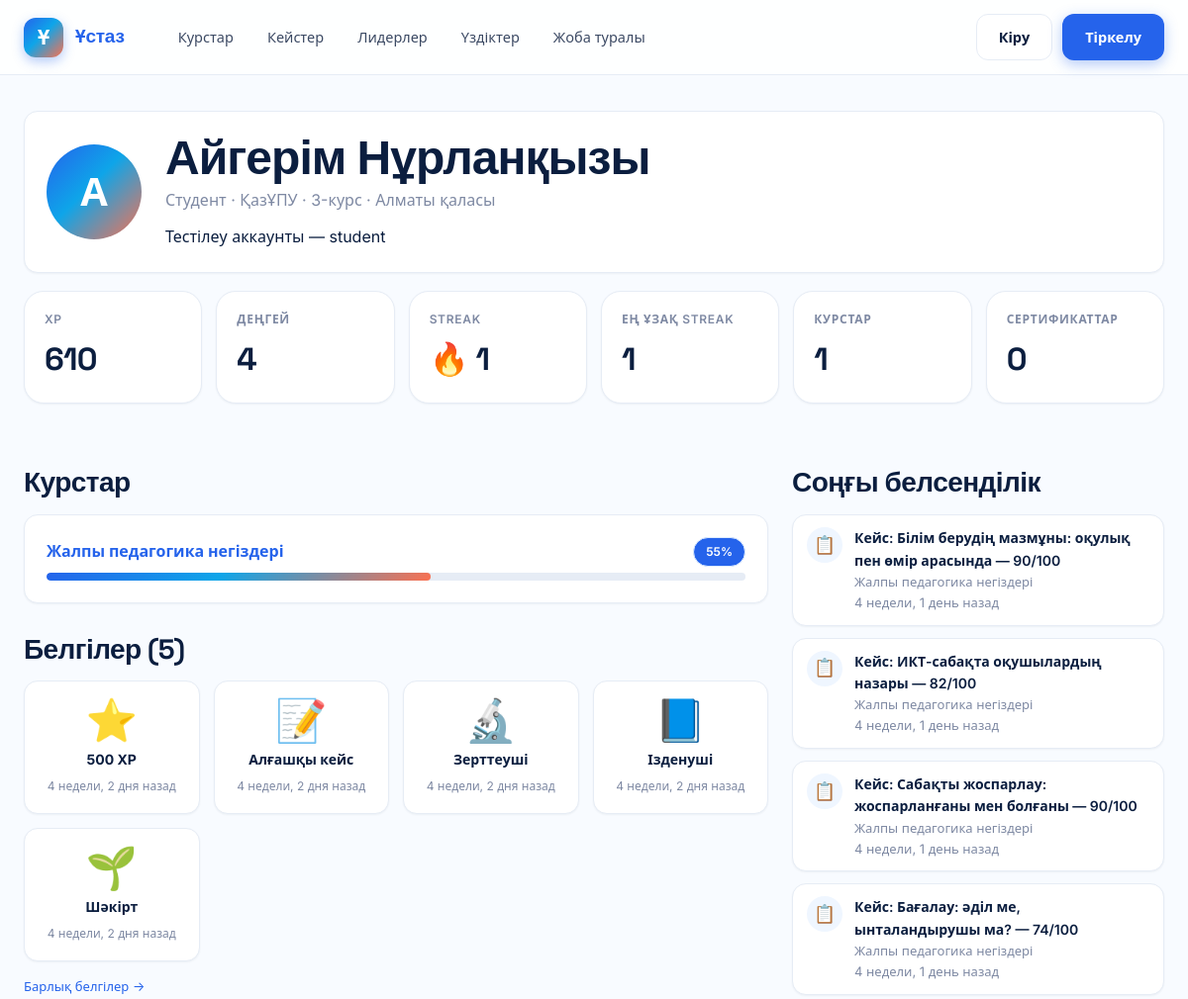
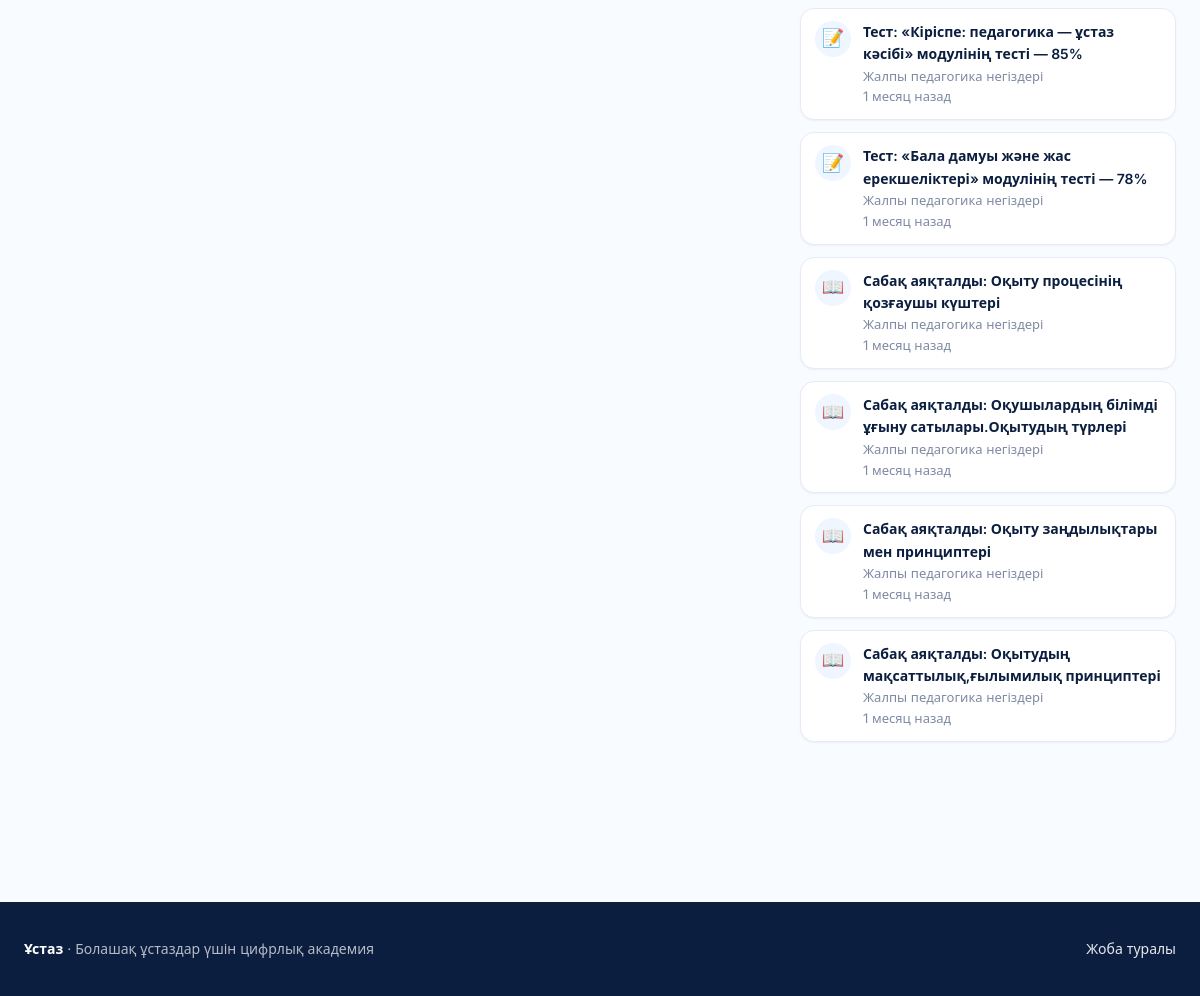
Screenshot of /accounts/u/aigerim/ with the database file from the repository (2 pictures, top to bottom).
### accounts/models.py (models this page shows, shortened)
class User(AbstractUser):
    class Role(models.TextChoices):
        STUDENT = "student", "Студент"
        METHODIST = "methodist", "Методист"
        ADMIN = "admin", "Әкімші"
    email = models.EmailField(blank=True)
    role = models.CharField(max_length=16, choices=Role.choices, default=Role.STUDENT)
    avatar = models.ImageField(upload_to="avatars/", blank=True, null=True)
    bio = models.TextField(blank=True)
    university = models.ForeignKey(
        University, on_delete=models.SET_NULL, null=True, blank=True, related_name="students"
    )
    region = models.ForeignKey(
        Region, on_delete=models.SET_NULL, null=True, blank=True, related_name="users"
    )
    specialty = models.ForeignKey(
        Specialty, on_delete=models.SET_NULL, null=True, blank=True, related_name="users"
    )
    year_of_study = models.PositiveSmallIntegerField(null=True, blank=True)
    locale = models.CharField(max_length=8, default="kk")
    is_profile_public = models.BooleanField(default=True)
    last_seen = models.DateTimeField(null=True, blank=True)
    REQUIRED_FIELDS = []
    @property
    def display_name(self):
        return self.get_full_name() or self.username

class University(models.Model):
    name = models.CharField(max_length=255, unique=True)
    short_name = models.CharField(max_length=32, blank=True)
    city = models.CharField(max_length=80, blank=True)
    class Meta:
        ordering = ["name"]
    def __str__(self):
        return self.short_name or self.name

class Region(models.Model):
    name = models.CharField(max_length=120, unique=True)
    class Meta:
        ordering = ["name"]
    def __str__(self):
        return self.name

### gamification/models.py (models this page shows, shortened)
class Profile(models.Model):
    user = models.OneToOneField(
        settings.AUTH_USER_MODEL, on_delete=models.CASCADE, related_name="gprofile"
    )
    xp = models.PositiveIntegerField(default=0)
    level = models.PositiveSmallIntegerField(default=1)
    weekly_xp = models.PositiveIntegerField(default=0)
    monthly_xp = models.PositiveIntegerField(default=0)
    last_week_reset = models.DateField(null=True, blank=True)
    last_month_reset = models.DateField(null=True, blank=True)

class Streak(models.Model):
    user = models.OneToOneField(
        settings.AUTH_USER_MODEL, on_delete=models.CASCADE, related_name="streak"
    )
    current = models.PositiveIntegerField(default=0)
    longest = models.PositiveIntegerField(default=0)
    last_activity_date = models.DateField(null=True, blank=True)
    freezes_available = models.PositiveSmallIntegerField(default=2)
    freezes_used_month = models.PositiveSmallIntegerField(default=0)
    month_marker = models.DateField(null=True, blank=True)

class UserBadge(models.Model):
    user = models.ForeignKey(
        settings.AUTH_USER_MODEL, on_delete=models.CASCADE, related_name="badges"
    )
    badge = models.ForeignKey(Badge, on_delete=models.CASCADE, related_name="holders")
    awarded_at = models.DateTimeField(auto_now_add=True)
    class Meta:
        unique_together = [("user", "badge")]
        ordering = ["-awarded_at"]

class Badge(models.Model):
    code = models.SlugField(max_length=64, unique=True)
    name = models.CharField(max_length=120)
    description = models.TextField(blank=True)
    icon = models.CharField(max_length=8, default="🏅", help_text="Emoji")
    tier = models.PositiveSmallIntegerField(default=1, help_text="1=bronze, 2=silver, 3=gold, 4=platinum")
    threshold = models.PositiveIntegerField(default=1, help_text="Шарт мәні (XP, дней, кейстер ж.т.б.)")
    rule = models.CharField(
        max_length=32,
        default="lessons_completed",
        help_text="lessons_completed|xp_total|streak_days|cases_graded|quizzes_passed|courses_finished",
    )
    class Meta:
        ordering = ["tier", "name"]

### courses/models.py (models this page shows, shortened)
class Enrollment(models.Model):
    user = models.ForeignKey(
        settings.AUTH_USER_MODEL, on_delete=models.CASCADE, related_name="enrollments"
    )
    course = models.ForeignKey(Course, on_delete=models.CASCADE, related_name="enrollments")
    enrolled_at = models.DateTimeField(auto_now_add=True)
    completed_at = models.DateTimeField(null=True, blank=True)
    class Meta:
        unique_together = [("user", "course")]
        ordering = ["-enrolled_at"]
    def progress_pct(self) -> int:
        total = self.course.total_lessons
        if not total:
            return 0
        done = LessonProgress.objects.filter(
            user=self.user, lesson__module__course=self.course, completed_at__isnull=False
        ).count()
        return int(round(done * 100 / total))

class Course(models.Model):
    class Level(models.TextChoices):
        BEGINNER = "beginner", "Бастаушы"
        INTERMEDIATE = "intermediate", "Орта"
        ADVANCED = "advanced", "Жоғары"
    title = models.CharField(max_length=255)
    slug = models.SlugField(max_length=255, unique=True)
    short_description = models.CharField(max_length=300)
    description = models.TextField()
    cover = models.ImageField(upload_to="courses/covers/", blank=True, null=True)
    level = models.CharField(max_length=16, choices=Level.choices, default=Level.BEGINNER)
    language = models.CharField(max_length=8, default="kk")
    duration_hours = models.PositiveIntegerField(default=20)
    authors = models.ManyToManyField(
        settings.AUTH_USER_MODEL, related_name="authored_courses", blank=True
    )
    tags = models.CharField(max_length=255, blank=True, help_text="Үтірмен бөлінген тегтер")
    is_published = models.BooleanField(default=False)
    has_final_exam = models.BooleanField(default=True)
    final_exam_pass_pct = models.PositiveSmallIntegerField(default=70)
    created_at = models.DateTimeField(auto_now_add=True)
    updated_at = models.DateTimeField(auto_now=True)
    class Meta:
        ordering = ["-is_published", "title"]
    def get_absolute_url(self):
        return reverse("courses:detail", args=[self.slug])
    @property
    def total_lessons(self):
        return Lesson.objects.filter(module__course=self).count()

class LessonProgress(models.Model):
    user = models.ForeignKey(
        settings.AUTH_USER_MODEL, on_delete=models.CASCADE, related_name="lesson_progress"
    )
    lesson = models.ForeignKey(Lesson, on_delete=models.CASCADE, related_name="progress")
    started_at = models.DateTimeField(auto_now_add=True)
    completed_at = models.DateTimeField(null=True, blank=True)
    seconds_spent = models.PositiveIntegerField(default=0)
    class Meta:
        unique_together = [("user", "lesson")]
        ordering = ["-started_at"]

### assessments/models.py (models this page shows, shortened)
class CaseSubmission(models.Model):
    class Status(models.TextChoices):
        DRAFT = "draft", "Жоба"
        GRADED = "graded", "Бағаланды"
        FAILED = "failed", "Қате"
    case = models.ForeignKey(CaseStudy, on_delete=models.CASCADE, related_name="submissions")
    user = models.ForeignKey(
        settings.AUTH_USER_MODEL, on_delete=models.CASCADE, related_name="case_submissions"
    )
    response = models.TextField()
    status = models.CharField(max_length=8, choices=Status.choices, default=Status.DRAFT)
    score = models.PositiveSmallIntegerField(default=0)
    criteria_scores = models.JSONField(default=list, blank=True)
    feedback = models.TextField(blank=True)
    is_public = models.BooleanField(default=False)
    submitted_at = models.DateTimeField(auto_now_add=True)
    graded_at = models.DateTimeField(null=True, blank=True)
    class Meta:
        ordering = ["-submitted_at"]

class Attempt(models.Model):
    class Status(models.TextChoices):
        IN_PROGRESS = "in_progress", "Жүруде"
        SUBMITTED = "submitted", "Тапсырылды"
        EXPIRED = "expired", "Уақыты бітті"
    quiz = models.ForeignKey(Quiz, on_delete=models.CASCADE, related_name="attempts")
    user = models.ForeignKey(
        settings.AUTH_USER_MODEL, on_delete=models.CASCADE, related_name="attempts"
    )
    started_at = models.DateTimeField(auto_now_add=True)
    submitted_at = models.DateTimeField(null=True, blank=True)
    status = models.CharField(max_length=16, choices=Status.choices, default=Status.IN_PROGRESS)
    score_pct = models.PositiveSmallIntegerField(default=0)
    points_earned = models.PositiveIntegerField(default=0)
    points_max = models.PositiveIntegerField(default=0)
    questions_snapshot = models.JSONField(default=list, blank=True)
    answers = models.JSONField(default=dict, blank=True)
    results = models.JSONField(default=dict, blank=True)
    class Meta:
        ordering = ["-started_at"]

### accounts/views.py (the view)
# urls.py: path("u/<str:username>/", views.profile, name="profile"),
def profile(request, username):
    profile_user = get_object_or_404(User, username=username)
    if not profile_user.is_profile_public and profile_user != request.user:
        return render(request, "accounts/profile_private.html", {"profile_user": profile_user})
    enrollments = list(
        profile_user.enrollments.select_related("course").all()
    )
    badges = list(profile_user.badges.select_related("badge").all()[:12]) if hasattr(profile_user, "badges") else []
    from datetime import timedelta
    from django.utils import timezone
    from courses.models import LessonProgress
    from assessments.models import Attempt, CaseSubmission
    timeline = []
    for p in LessonProgress.objects.filter(
        user=profile_user, completed_at__isnull=False
    ).select_related("lesson__module__course").order_by("-completed_at")[:6]:
        timeline.append({
            "when": p.completed_at, "icon": "📖",
            "title": f"Сабақ аяқталды: {p.lesson.title}",
            "course": p.lesson.module.course.title,
        })
    for a in Attempt.objects.filter(
        user=profile_user, status="submitted"
    ).select_related("quiz__course").order_by("-submitted_at")[:4]:
        timeline.append({
            "when": a.submitted_at, "icon": "📝",
            "title": f"Тест: {a.quiz.title} — {a.score_pct}%",
            "course": a.quiz.course.title,
        })
    for s in CaseSubmission.objects.filter(
        user=profile_user, status="graded"
    ).select_related("case__course").order_by("-submitted_at")[:4]:
        timeline.append({
            "when": s.submitted_at, "icon": "📋",
            "title": f"Кейс: {s.case.title} — {s.score}/100",
            "course": s.case.course.title,
        })
    timeline.sort(key=lambda x: x["when"], reverse=True)
    timeline = timeline[:10]
    cert_count = profile_user.certificates.count()
    gprofile = getattr(profile_user, "gprofile", None)
    streak = getattr(profile_user, "streak", None)
    return render(
        request,
        "accounts/profile.html",
        {
            "profile_user": profile_user,
            "enrollments": enrollments,
            "badges": badges,
            "timeline": timeline,
            "cert_count": cert_count,
            "gprofile": gprofile,
            "streak": streak,
        },
    )

### templates/accounts/profile.html (shortened to what this page needs)
{% extends "base.html" %}
{% load humanize %}
{% block content %}
<div class="container">
  <div class="card">
    <div style="display:flex; gap:24px; align-items:center; flex-wrap:wrap;">
      {% if profile_user.avatar %}
        <img src="{{ profile_user.avatar.url }}" alt="" style="width:96px;height:96px;border-radius:50%;object-fit:cover;">
      {% else %}
        <div class="avatar-fallback" style="width:96px;height:96px;font-size:40px;">{{ profile_user.display_name|slice:":1"|upper }}</div>
      {% endif %}
      <div style="flex:1; min-width: 240px;">
        <h1 style="margin:0;">{{ profile_user.display_name }}</h1>
        <div class="muted" style="margin-top: 4px;">
          {{ profile_user.get_role_display }}
          {% if profile_user.university %} · {{ profile_user.university }}{% endif %}
          {% if profile_user.year_of_study %} · {{ profile_user.year_of_study }}-курс{% endif %}
          {% if profile_user.region %} · {{ profile_user.region }}{% endif %}
        </div>
        {% if profile_user.bio %}<p style="margin: 12px 0 0;">{{ profile_user.bio }}</p>{% endif %}
      </div>
    </div>
  </div>
  <div class="stat-grid">
    <div class="stat"><div class="label">XP</div><div class="value">{{ gprofile.xp|default:0|intcomma }}</div></div>
    <div class="stat"><div class="label">Деңгей</div><div class="value">{{ gprofile.level|default:1 }}</div></div>
    <div class="stat"><div class="label">Streak</div><div class="value">🔥 {{ streak.current|default:0 }}</div></div>
    <div class="stat"><div class="label">Ең ұзақ streak</div><div class="value">{{ streak.longest|default:0 }}</div></div>
    <div class="stat"><div class="label">Курстар</div><div class="value">{{ enrollments|length }}</div></div>
    <div class="stat"><div class="label">Сертификаттар</div><div class="value">{{ cert_count }}</div></div>
  </div>
  <div class="row" style="margin-top: 24px; align-items: flex-start;">
    <div style="flex: 2; min-width: 320px;">
      <h2>Курстар</h2>
      {% for e in enrollments %}
        <div class="card" style="margin-bottom: 10px;">
          <div style="display:flex; justify-content:space-between; align-items:center;">
            <a href="{{ e.course.get_absolute_url }}"><strong>{{ e.course.title }}</strong></a>
            <span class="pill" style="background: var(--primary); color: white;">{{ e.progress_pct }}%</span>
          </div>
          <div class="progress" style="margin-top: 6px;"><div style="width: {{ e.progress_pct }}%"></div></div>
        </div>
      {% empty %}
        <p class="muted">Әлі курсқа жазылмаған.</p>
      {% endfor %}
      <h2 style="margin-top: 30px;">Белгілер ({{ profile_user.badges.count }})</h2>
      {% if badges %}
        <div class="badge-grid">
          {% for ub in badges %}
            <div class="badge-card" title="{{ ub.badge.description }}">
              <div class="badge-icon">{{ ub.badge.icon }}</div>
              <div><strong>{{ ub.badge.name }}</strong></div>
              <div class="small muted">{{ ub.awarded_at|naturaltime }}</div>
            </div>
          {% endfor %}
        </div>
        <p style="margin-top: 12px;"><a href="{% url 'gamification:badges' %}" class="small">Барлық белгілер →</a></p>
      {% else %}
        <p class="muted">Әлі белгі жоқ.</p>
      {% endif %}
    </div>
    <div style="flex: 1; min-width: 280px;">
      <h2>Соңғы белсенділік</h2>
      <div class="timeline">
        {% for t in timeline %}
          <div class="timeline-item">
            <div class="timeline-icon">{{ t.icon }}</div>
            <div style="flex:1; min-width: 0;">
              <div style="font-weight: 600; font-size: 14px;">{{ t.title }}</div>
              <div class="small muted">{{ t.course|truncatechars:32 }}</div>
              <div class="small muted">{{ t.when|naturaltime }}</div>
            </div>
          </div>
        {% empty %}
          <p class="muted">Әлі белсенділік жоқ.</p>
        {% endfor %}
      </div>
    </div>
  </div>
</div>
{% endblock %}

### rows the page displays
User: display_name "А", display_name "Айгерім Нұрланқызы", role "Студент", university "ҚазҰПУ", year_of_study "3", region "Алматы қаласы", bio "Тестілеу аккаунты — student", badges.count "5"
Profile: xp "610", level "4"
Streak: current "1", longest "1"
Enrollment: course "Жалпы педагогика негіздері", progress_pct "55"
UserBadge: badge.icon "⭐", badge.name "500 XP", awarded_at "4 недели, 2 дня назад"
UserBadge: badge.icon "📝", badge.name "Алғашқы кейс", awarded_at "4 недели, 2 дня назад"
UserBadge: badge.icon "🔬", badge.name "Зерттеуші", awarded_at "4 недели, 2 дня назад"
UserBadge: badge.icon "📘", badge.name "Ізденуші", awarded_at "4 недели, 2 дня назад"
UserBadge: badge.icon "🌱", badge.name "Шәкірт", awarded_at "4 недели, 2 дня назад"
Course: course "Жалпы педагогика негіздері" "Жалпы педагогика негіздері" "Жалпы педагогика негіздері" "Жалпы педагогика негіздері" "Жалпы педагогика негіздері" "Жалпы педагогика негіздері" "Жалпы педагогика негіздері" "Жалпы педагогика негіздері" "Жалпы педагогика негіздері" "Жалпы педагогика негіздері"
CaseSubmission: when "4 недели, 1 день назад"
CaseSubmission: when "4 недели, 1 день назад"
CaseSubmission: when "4 недели, 1 день назад"
CaseSubmission: when "4 недели, 1 день назад"
Attempt: when "1 месяц назад"
Attempt: when "1 месяц назад"
LessonProgress: when "1 месяц назад"
LessonProgress: when "1 месяц назад"
LessonProgress: when "1 месяц назад"
LessonProgress: when "1 месяц назад"

### other values shown
{{ PLATFORM_NAME }} "Ұстаз"
{{ enrollments|length }} "1"
{{ cert_count }} "0"
{{ t.icon }} "📋" "📋" "📋" "📋" "📝" "📝" "📖" "📖" "📖" "📖"
{{ t.title }} "Кейс: Білім берудің мазмұны: оқулық пен өмір арасында — 90/100" "Кейс: ИКТ-сабақта оқушылардың назары — 82/100" "Кейс: Сабақты жоспарлау: жоспарланғаны мен болғаны — 90/100" "Кейс: Бағалау: әділ ме, ынталандырушы ма? — 74/100" "Тест: «Кіріспе: педагогика — ұстаз кәсібі» модулінің тесті — 85%" "Тест: «Бала дамуы және жас ерекшеліктері» модулінің тесті — 78%" "Сабақ аяқталды: Оқыту процесінің қозғаушы күштері" "Сабақ аяқталды: Оқушылардың білімді ұғыну сатылары.Оқытудың түрлері" "Сабақ аяқталды: Оқыту заңдылықтары мен принциптері" "Сабақ аяқталды: Оқытудың мақсаттылық,ғылымилық принциптері"
{{ PLATFORM_TAGLINE }} "Болашақ ұстаздар үшін цифрлық академия"
